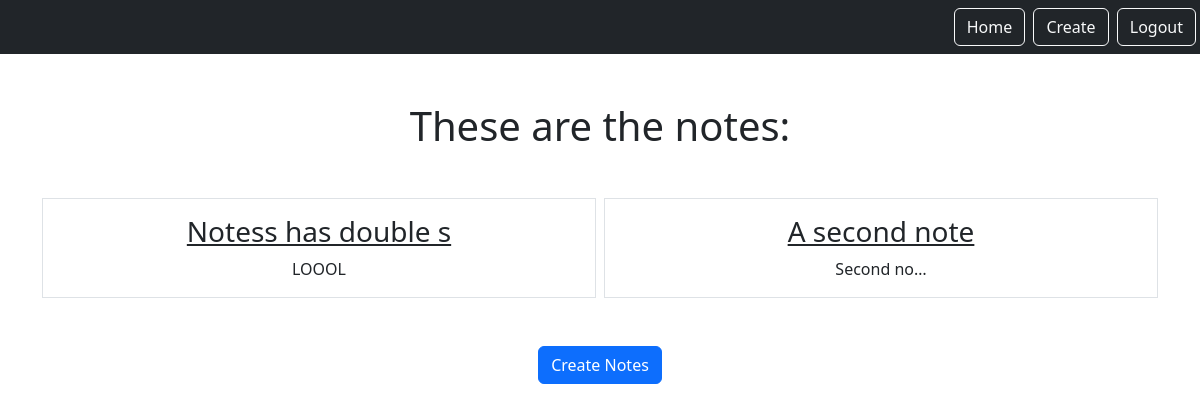
The app's page /smart/notes (signed in), older data.
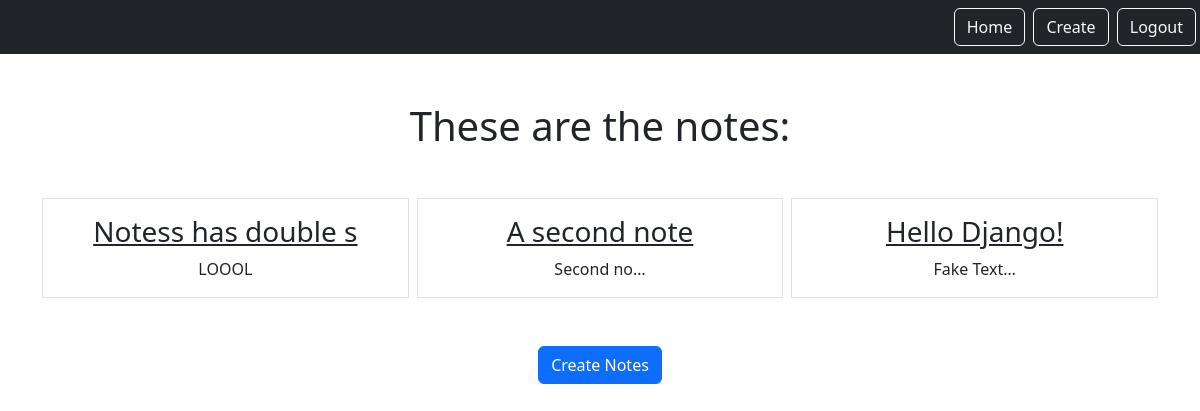
The same page, newer data.
### notes/models.py (models this page shows)
class Notes(models.Model):
    title = models.CharField(max_length=140)
    text = models.TextField()
    created = models.DateTimeField(auto_now_add=True)
    user = models.ForeignKey(User, on_delete=models.CASCADE, related_name="notes")

### notes/views.py (the view)
# urls.py: path('notes', views.NotesListView.as_view(), name="notes.list"),
class NotesListView(LoginRequiredMixin, ListView):
    model = Notes
    context_object_name = "notes"   # here defines the name of context dicitonary
    template_name = "notes/notes_list.html"
    def get_queryset(self):
        return self.request.user.notes.all()

### notes/templates/notes/notes_list.html
{% extends "base.html" %}
{% block content %}
    <h1 class="my-5">These are the notes:</h1>
        <div class="row row-cols3 g-2">
            {% for note in notes %}
            <div class="col">
                <div class="p-3 border">
                    <a href="{% url 'notes.detail' pk=note.id%}" class="text-dark tex-decoration-non"><h3>{{note.title}}</h3></a>
                    {{note.text | truncatechars:10}}
                </div>
            </div>
            {% endfor %}
        </div>
        <a href="{% url 'notes.new'%}" class="btn btn-primary my-5">Create Notes</a>
{% endblock %}

### static/templates/base.html (shortened to what this page needs)
{% load static %}
<html>
    <head>
        <link href="https://cdn.jsdelivr.net/npm/bootstrap@5.2.0/dist/css/bootstrap.min.css" rel="stylesheet">
    </head>
    <body>
        <nav class="navbar navbar-dark bg-dark">
            <div class="ms-auto">
                {% if request.user.is_authenticated %}
                <a href="{% url 'notes.list' %}" class="btn btn-outline-light me-1">Home</a>
                <a href="{% url 'notes.new' %}" class="btn btn-outline-light me-1">Create</a>
                <a href="{% url 'logout' %}" class="btn btn-outline-light me-1">Logout</a>
                {% else %}
                <a href="{% url 'login' %}" class="btn btn-outline-light me-1">Login</a>
                <a href="{% url 'signup' %}" class="btn btn-outline-light me-1">Signup</a>
                {% endif %}
            </div>
        </nav>
        <div class="my-5 text-center container">
            {% block content %}
            {% endblock %}
        </div>
    </body>
</html>

Row changes from the older to the newer data that the page shows:
added Notes: title "Hello Django!", text "Fake Text…"
